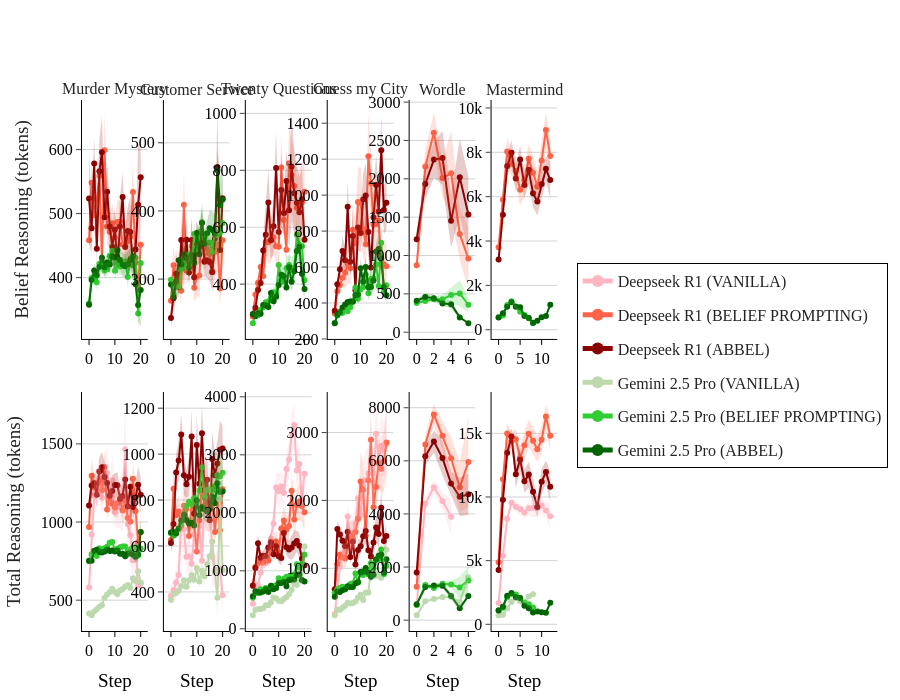

The code cell stored with this chart in its notebook:
### Code cell
fig = plot_reasoning_length(df_reasoning, reasoning_types = ['Belief Reasoning', 'Total Reasoning'], tokens=True)
fig.show()
